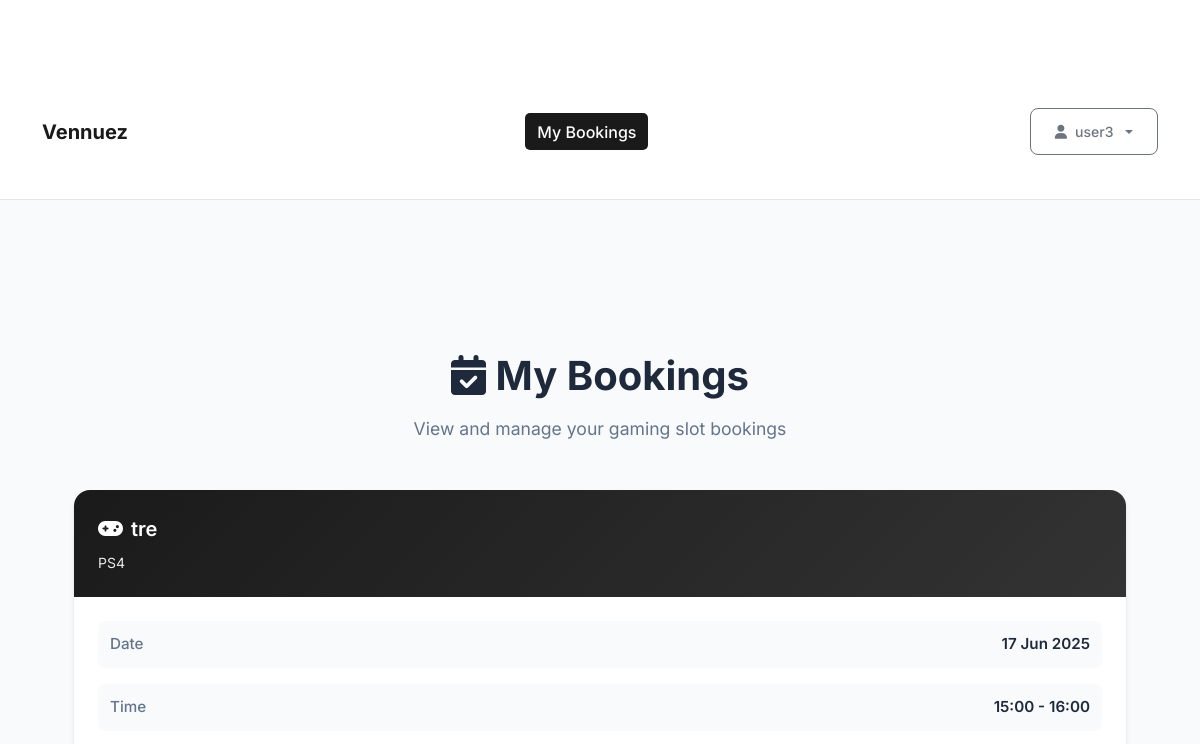
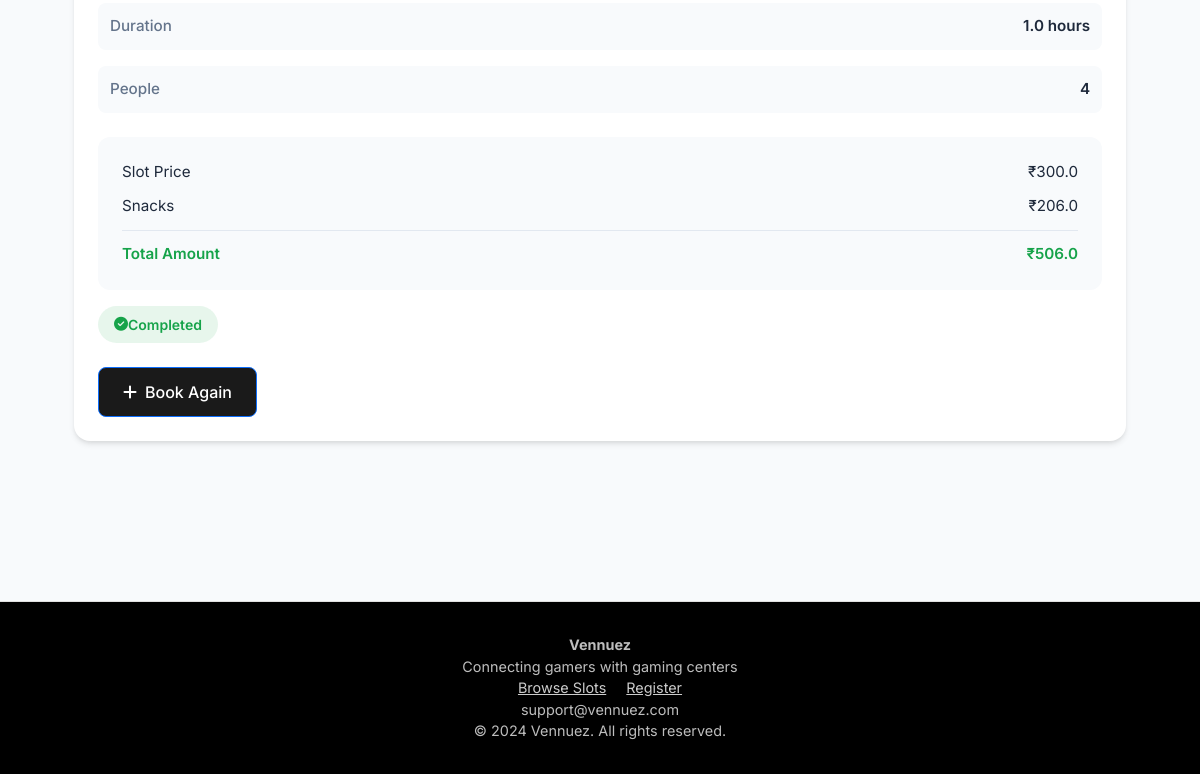
Page /user_dashboard (signed in) on the earlier database version (2 pictures, top to bottom).
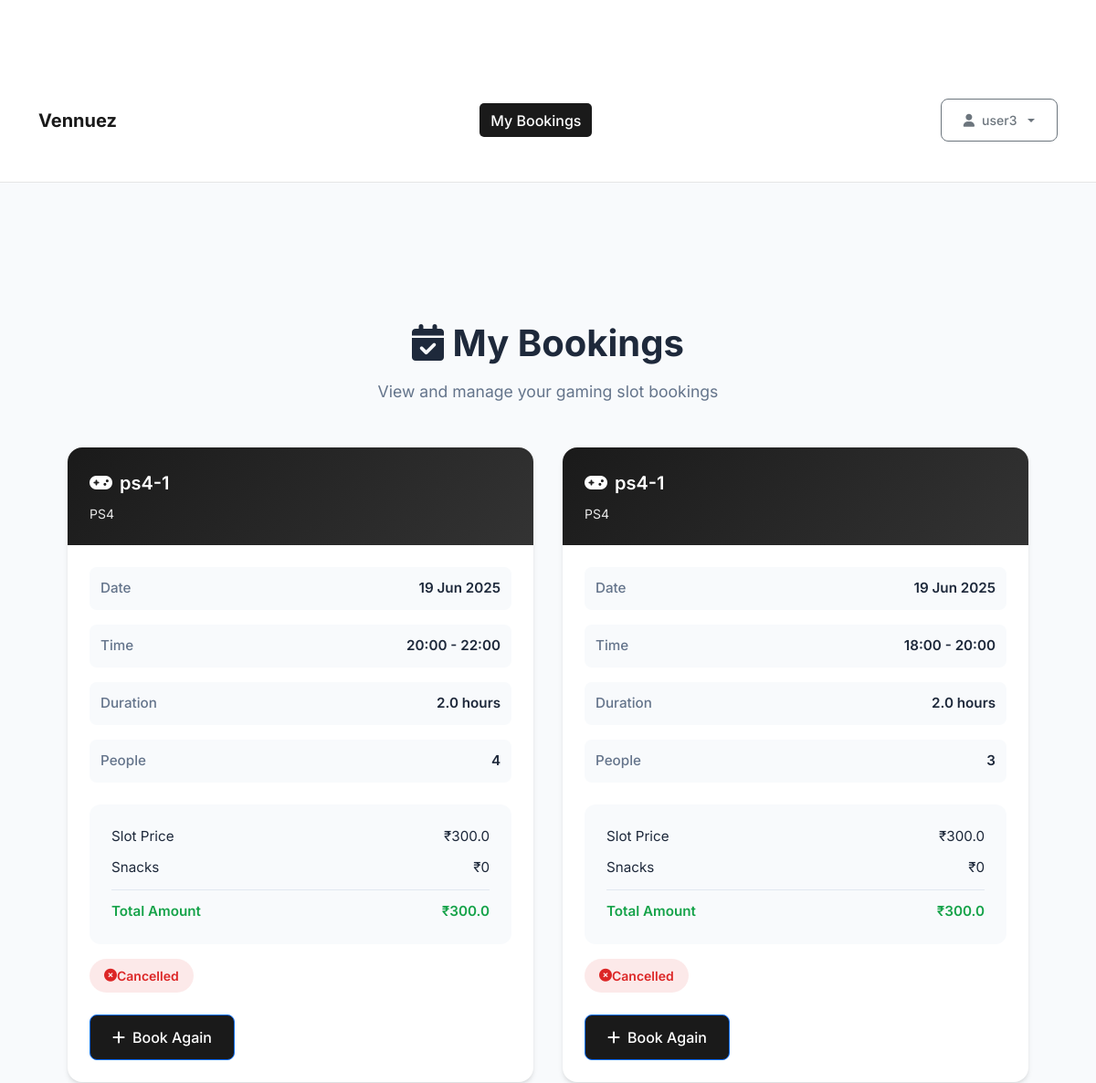
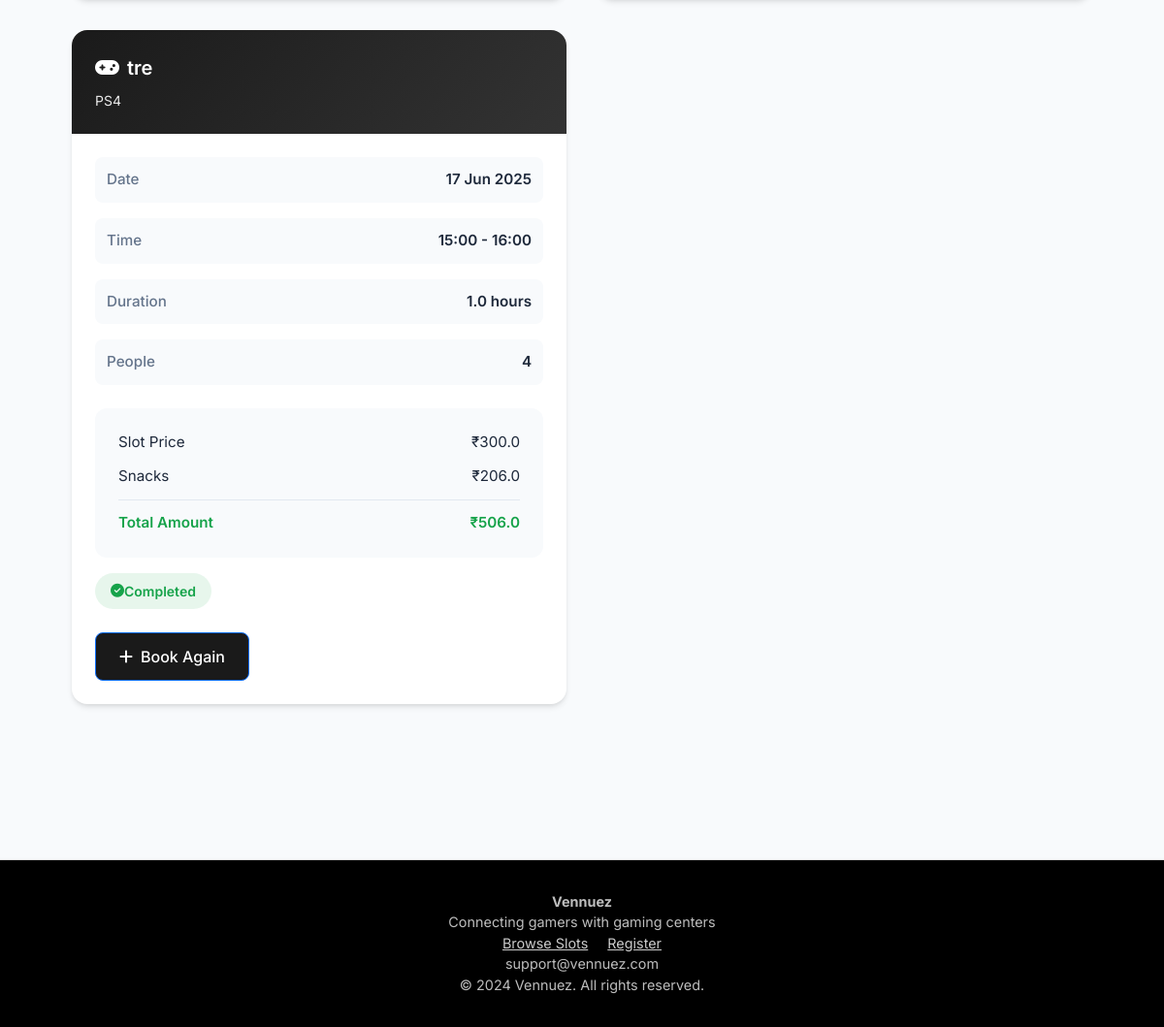
Same page on the later database version (2 pictures, top to bottom).
### models.py (models this page shows, shortened)
class User(UserMixin, db.Model):
    __tablename__ = 'users'
    id = db.Column(db.Integer, primary_key=True)
    username = db.Column(db.String(80), unique=True, nullable=False)
    email = db.Column(db.String(120), unique=True, nullable=True)
    phone = db.Column(db.String(20), nullable=False)
    password_hash = db.Column(db.String(256), nullable=False)
    full_name = db.Column(db.String(120), nullable=True)
    age = db.Column(db.Integer, nullable=True)
    created_at = db.Column(db.DateTime, default=datetime.utcnow)
    total_spent = db.Column(db.Float, default=0.0)
    bookings = db.relationship('TimeSlot', backref='user', lazy=True, foreign_keys='TimeSlot.user_id')
    coin_balances = db.relationship('UserCoinBalance', backref='user', lazy=True)

class TimeSlot(db.Model):
    __tablename__ = 'time_slots'
    id = db.Column(db.Integer, primary_key=True)
    start_time = db.Column(db.DateTime, nullable=False)
    end_time = db.Column(db.DateTime, nullable=False)
    total_amount = db.Column(db.Float, nullable=False)
    advance_paid = db.Column(db.Float, default=50.0)  # Fixed advance amount
    is_booked = db.Column(db.Boolean, default=False)
    snacks_amount = db.Column(db.Float, default=0.0)
    final_amount = db.Column(db.Float, default=0.0)
    completed = db.Column(db.Boolean, default=False)
    number_of_people = db.Column(db.Integer, default=1)  # New field for number of people
    booking_id = db.Column(db.String(20), unique=True, nullable=True)
    customer_name = db.Column(db.String(100), nullable=True)
    customer_phone = db.Column(db.String(20), nullable=True)
    customer_email = db.Column(db.String(120), nullable=True)
    customer_age = db.Column(db.Integer, nullable=True)
    special_requests = db.Column(db.Text, nullable=True)
    contact_sms = db.Column(db.Boolean, default=True)
    contact_whatsapp = db.Column(db.Boolean, default=True)
    contact_email = db.Column(db.Boolean, default=False)
    payment_status = db.Column(db.String(20), default='pending')  # pending, paid, failed
    payment_id = db.Column(db.String(100), nullable=True)
    booking_time = db.Column(db.DateTime, nullable=True)
    created_at = db.Column(db.DateTime, default=datetime.utcnow)
    console_id = db.Column(db.Integer, db.ForeignKey('consoles.id'), nullable=False)
    user_id = db.Column(db.Integer, db.ForeignKey('users.id'), nullable=True)  # Optional for unregistered bookings

class Console(db.Model):
    __tablename__ = 'consoles'
    id = db.Column(db.Integer, primary_key=True)
    name = db.Column(db.String(100), nullable=False)
    console_type = db.Column(db.String(50), nullable=False)
    hourly_rate = db.Column(db.Float, nullable=False)  # Rate per person per hour
    is_available = db.Column(db.Boolean, default=True)
    created_at = db.Column(db.DateTime, default=datetime.utcnow)
    owner_id = db.Column(db.Integer, db.ForeignKey('owners.id'), nullable=False)
    slots = db.relationship('TimeSlot', backref='console', lazy=True, cascade='all, delete-orphan')

### routes.py (the view)
@app.route('/user_dashboard')
@login_required
def user_dashboard():
    user = User.query.get(session['user_id'])
    bookings = TimeSlot.query.filter_by(user_id=user.id).order_by(TimeSlot.start_time.desc()).all()
    coin_balances = UserCoinBalance.query.filter_by(user_id=user.id).all()
    return render_template('user_dashboard.html', user=user, bookings=bookings, coin_balances=coin_balances , now=datetime.now())

### app.py (called while the page is built)
@login_manager.user_loader
def load_user(user_id):
    from models import Owner, User
    from flask import session
    user_type = session.get('user_type')
    if user_type == 'owner':
        return Owner.query.get(int(user_id))
    elif user_type == 'user':
        return User.query.get(int(user_id))
    return None

### templates/user_dashboard.html (shortened to what this page needs)
{% extends "base.html" %}
{% block content %}
<section class="user-dashboard">
    <div class="page-header">
                <h1 class="page-title">
            <i class="fas fa-calendar-check"></i> My Bookings
                </h1>
        <p class="page-subtitle">View and manage your gaming slot bookings</p>
    </div>
    <div class="bookings-grid">
        {% for slot in bookings %}
        <div class="booking-card">
            <div class="booking-header">
                <div class="console-name">
                    <i class="fas fa-gamepad"></i>
                    {{ slot.console.name if slot.console else 'Unknown Console' }}
                </div>
                <div class="console-type">{{ slot.console.console_type if slot.console else '' }}</div>
                    </div>
                    <div class="booking-body">
                        <div class="booking-details">
                            <div class="detail-row">
                        <span class="detail-label">Date</span>
                        <span class="detail-value">{{ slot.start_time.strftime('%d %b %Y') }}</span>
                            </div>
                            <div class="detail-row">
                        <span class="detail-label">Time</span>
                        <span class="detail-value">{{ slot.start_time.strftime('%H:%M') }} - {{ slot.end_time.strftime('%H:%M') }}</span>
                            </div>
                            <div class="detail-row">
                        <span class="detail-label">Duration</span>
                        <span class="detail-value">{{ ((slot.end_time - slot.start_time).total_seconds() / 3600)|round }} hours</span>
                    </div>
                    <div class="detail-row">
                        <span class="detail-label">People</span>
                        <span class="detail-value">{{ slot.number_of_people }}</span>
                    </div>
                </div>
                <div class="payment-section">
                    <div class="payment-row">
                        <span>Slot Price</span>
                        <span>₹{{ slot.total_amount }}</span>
                    </div>
                    <div class="payment-row">
                        <span>Snacks</span>
                        <span>₹{{ slot.snacks_amount or 0 }}</span>
                    </div>
                    <div class="payment-row">
                        <span>Total Amount</span>
                        <span>₹{{ slot.final_amount if slot.final_amount else slot.total_amount + (slot.snacks_amount or 0) }}</span>
                    </div>
                </div>
                <div class="booking-status {% if slot.start_time > now %}status-upcoming{% elif slot.completed %}status-completed{% else %}status-cancelled{% endif %}">
                    <i class="fas {% if slot.start_time > now %}fa-clock{% elif slot.completed %}fa-check-circle{% else %}fa-times-circle{% endif %}"></i>
                    {% if slot.start_time > now %}Upcoming{% elif slot.completed %}Completed{% else %}Cancelled{% endif %}
                </div>
                <div class="booking-actions">
                    <a href="{{ url_for('book_slot', slot_id=slot.console.id) }}" class="btn btn-primary">
                        <i class="fas fa-plus"></i> Book Again
                    </a>
                </div>
            </div>
        </div>
        {% endfor %}
    </div>
</section>
{% endblock %}

### templates/base.html (shortened to what this page needs)
<!DOCTYPE html>
<html lang="en">
<head>
  <link rel="stylesheet" href="{{ url_for('static', filename='css/main.css') }}">
  <link rel="stylesheet" href="https://cdnjs.cloudflare.com/ajax/libs/font-awesome/6.4.0/css/all.min.css" />
  <link href="https://cdn.jsdelivr.net/npm/bootstrap@5.3.0/dist/css/bootstrap.min.css" rel="stylesheet" />
</head>
<body>
  <nav class="navbar navbar-expand-md">
    <div class="container d-flex flex-wrap justify-content-between align-items-center">
      <a class="navbar-brand" href="{{ url_for('index') }}">Vennuez</a>
      <div class="d-none d-md-block mx-auto">
        {% if current_user.is_authenticated %}
          {% if session.user_type != 'owner' %}
            <a href="{{ url_for('user_dashboard') }}" class="nav-link {% if request.endpoint == 'user_dashboard' %}active{% endif %}">
              My Bookings
            </a>
          {% elif session.user_type == 'owner' %}
            <a href="{{ url_for('dashboard') }}" class="nav-link {% if request.endpoint == 'dashboard' %}active{% endif %}">
              Dashboard
            </a>
          {% endif %}
        {% endif %}
      </div>
      <div class="navbar-buttons">
        {% if current_user.is_authenticated %}
          <div class="dropdown">
            <button class="btn btn-outline-secondary dropdown-toggle btn-sm" data-bs-toggle="dropdown">
              <i class="fas fa-user"></i> {{ current_user.username }}
            </button>
          </div>
        {% endif %}
      </div>
    </div>
  </nav>
  <main class="container my-4">
    {% block content %}{% endblock %}
  </main>
  <footer class="footer">
    <div>
      <strong>Vennuez</strong><br />
      Connecting gamers with gaming centers<br />
      <a href="{{ url_for('available_slots') }}" style="color:#ccc; margin-right:1rem;">Browse Slots</a>
      <a href="{{ url_for('register') }}" style="color:#ccc;">Register</a><br />
      support@vennuez.com<br />
      &copy; 2024 Vennuez. All rights reserved.
    </div>
  </footer>
</body>
</html>

### static/css/main.css (style rules this page uses)
:root { --primary: #222831; --secondary: #393e46; --accent: #00adb5; --background: #fff; --text: #222831; --muted: #f5f6fa; --border: #e0e0e0; --success: #00b894; --danger: #e17055; }
* { margin: 0; padding: 0; box-sizing: border-box; }
html, body { height: 100%; overflow-x: hidden; }
body { font-family: 'Inter', Arial, sans-serif; background: var(--background); color: var(--text); min-height: 100vh; line-height: 1.6; }
.btn { background: var(--accent); color: #fff; border: none; border-radius: 4px; padding: 0.5rem 1.25rem; font-size: 1rem; font-weight: 500; cursor: pointer; transition: background 0.2s; outline: none; }
.container { max-width: 1200px; margin: 0 auto; padding: 96px 1.5rem 2rem 1.5rem; }
.btn { display: inline-flex; align-items: center; justify-content: center; padding: 0.75rem 1.5rem; border-radius: 0.25rem; font-weight: 500; cursor: pointer; transition: all 0.2s; border: none; }
.btn-primary { background: var(--primary); color: white; }
h1, h2, h3, h4, h5 { color: var(--primary); font-weight: 700; margin-bottom: 1rem; }
.footer { background: var(--primary); color: #fff; text-align: center; padding: 2rem 1rem 1rem 1rem; margin-top: 3rem; border-top: 1px solid var(--border); }

### templates/base.html (style rules this page uses)
:root { --primary: #003049; --accent: #d62828; }
body { font-family: 'Inter', sans-serif; margin: 0; background: #fff; }
.navbar { background-color: white; padding: 0.75rem 1rem; border-bottom: 1px solid #e5e5e5; }
.navbar .nav-link { color: var(--primary); font-weight: 500; }
.navbar .nav-link:hover, .navbar .nav-link.active { background-color: var(--primary); color: #fff !important; border-radius: 5px; padding: 0.4rem 0.75rem; }
.navbar-brand { font-weight: bold; color: var(--primary) !important; }
.footer { background: #000; color: #bdbdbd; padding: 2rem; text-align: center; font-size: 0.9rem; }
.navbar-buttons { display: flex; align-items: center; gap: 0.75rem; }

Differences in the rows shown:
added TimeSlot: console "ps4-1", console "PS4", start_time "19 Jun 2025", start_time "20:00", end_time "22:00", end_time+start_time "2.0", number_of_people "4", total_amount "300.0", snacks_amount "0", final_amount+total_amount+snacks_amount "300.0", completed False (drawn)
added TimeSlot: console "ps4-1", console "PS4", start_time "19 Jun 2025", start_time "18:00", end_time "20:00", end_time+start_time "2.0", number_of_people "3", total_amount "300.0", snacks_amount "0", final_amount+total_amount+snacks_amount "300.0", completed False (drawn)
